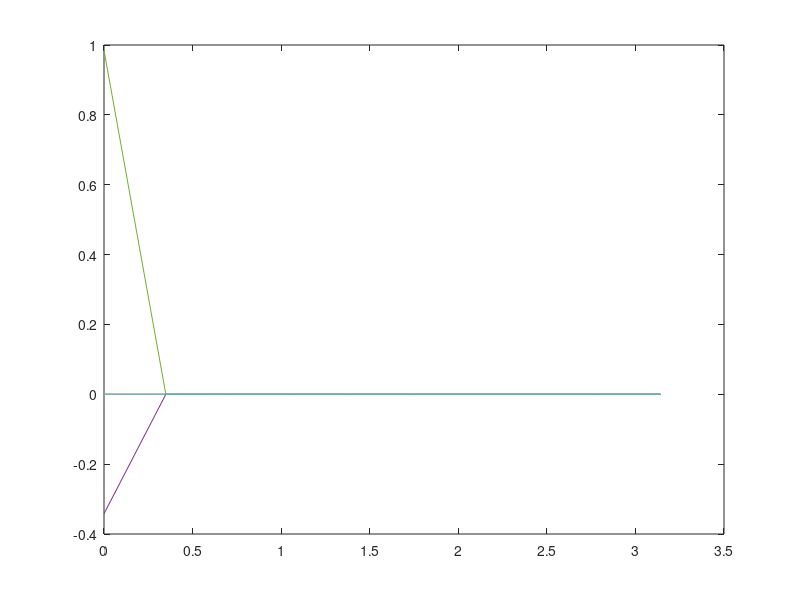

The MATLAB script that drew this image:
%HW8 Crank Nicolson Method to solve Heat Diffusion Equation
clear;clc;close

F = 0;
N = 8;
L = pi();
dx = L/(N+1);
T = 10;
dt = T/(N+1);
x = 0:dx:L;
t = 0:dt:T;

%initial condition
k = 1;

%boundary conditions
g0 = 0;
gL = 0;
 
D = 0.1;


nx=N+2;   % or nx=[(10-0)/dx]+1 with L=10 cm
nt=N+2;  % to compute 10 time steps k=[1,11]
% ---Constant Coefficients of the tridiagonal system
b = D/(2*dx^2);   % Super diagonal: coefficients of u(i+1)
c = b;               % Subdiagonal: coefficients of u(i-1)
a = 1/dt+b+c;        % Main Diagonal: coefficients of u(i)
% Boundary conditions and Initial Conditions
Uo(1)=0; Uo(nx)=0;
Un =sin(k*x); 
% Store results for future use
UUU(1,:)=Uo;
% Loop over time
for k =2:nt
    for ii =1:nx-2
      if ii==1
   d(ii)= c*Uo(ii)+(1/dt-b-c)*Uo(ii+1)+b*Uo(ii+2)+c*Un(1);
    elseif ii == nx-2
   d(ii)=c*Uo(ii)+(1/dt-b-c)*Uo(ii+1)+b*Uo(ii+2)+b*Un(nx);
     else
   d(ii)=c*Uo(ii)+(1/dt-b-c)*Uo(ii+1)+b*Uo(ii+2);
      end
    end

% note that d is row vector
% Transform a, b, c constants in column vectors:
bb=b*ones(nx-3,1);
cc=bb;
aa=a*ones(nx-2,1);
% Use column vectors to construct tridiagonal matrices
AA=diag(aa)+ diag(-bb,1)+ diag(-cc,-1);
% Find the solution for interior nodes i=2,3,4,5
UU=AA\d';
% Build the whole solution as row vector
Un=[Un(1),UU',Un(nx)];
% Store results for future use
UUU(k,:)=Un;
end


%exact solution u(x,t) 
u_exact = exp(-D*(k^2)*t')*sin(k*x);
u_exact1 = exp(-D*(k^2)*t(T/5))*sin(k*x); %t = T/5
u_exact2 = exp(-D*(k^2)*t(T/2))*sin(k*x); %t = T/2
u_exact3 = exp(-D*(k^2)*t(T))*sin(k*x); %t = T


%error
err = 1/N*(abs((UUU - u_exact)/u_exact));

%plot

plot(x, UUU(:,[T/5 T/2 T]), x, u_exact(:,[T/5 T/2 T]))

